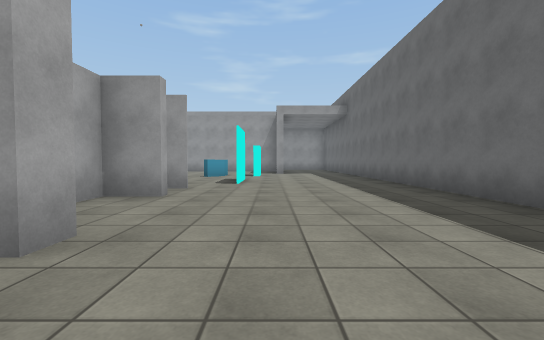
view 1 (above)

16 first-person views from a walk through a scene from a Unity 3-D project. The camera is 1.2 m above the floor, tilts 2° down and sees 90° across. The floor is counted in squares, 2 m on a side. Each view is taken from the middle of a square. On the plan, view 1 faces up. The plan holds only what a view shows up to about 9 squares ahead; the rest is blank. The place goes on beyond the plan. The player character is not drawn. Some animated figures are left out. Some surface patterns are stand-ins.

view 2
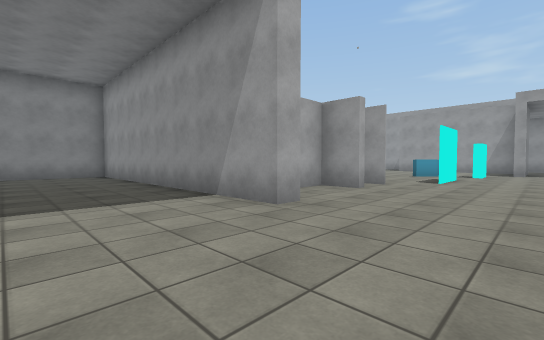

view 3
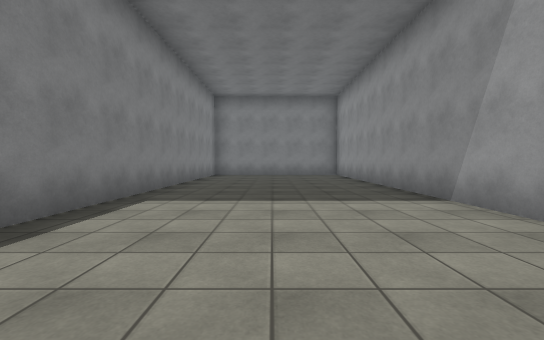

view 4
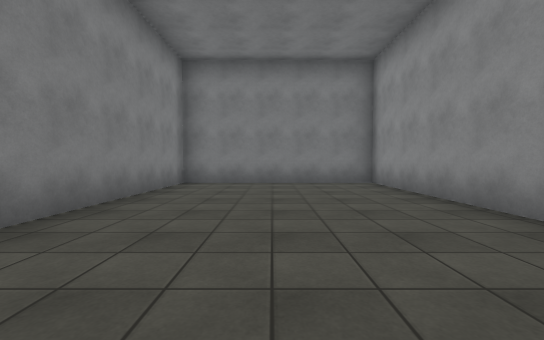

view 5
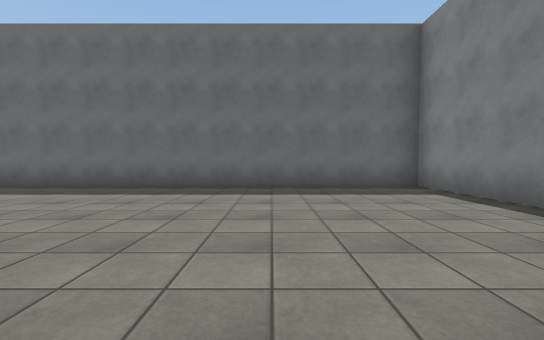

view 6
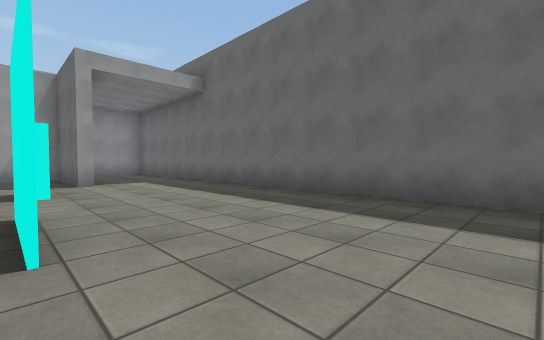

view 7
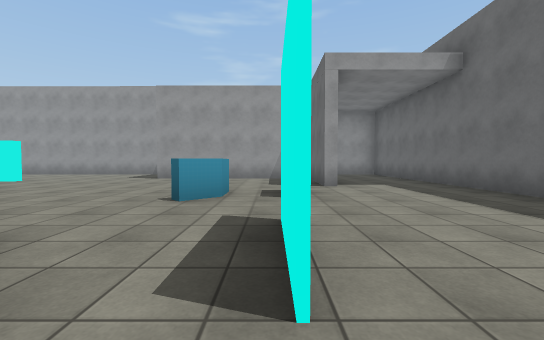

view 8
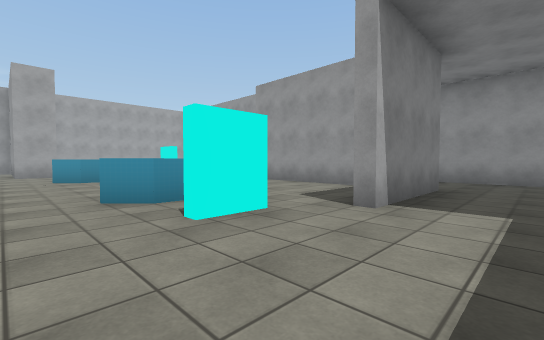

view 9
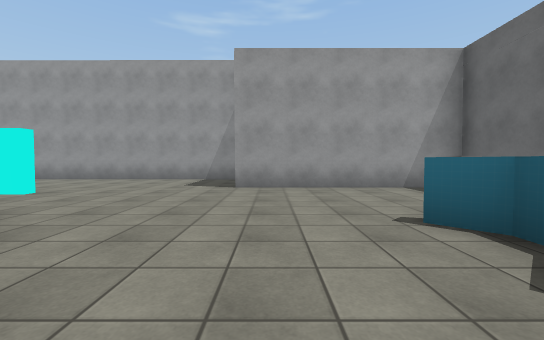

view 10
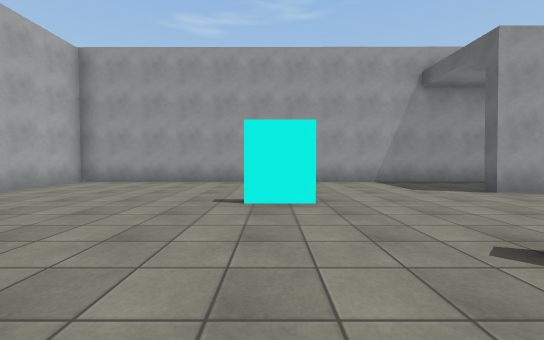

view 11
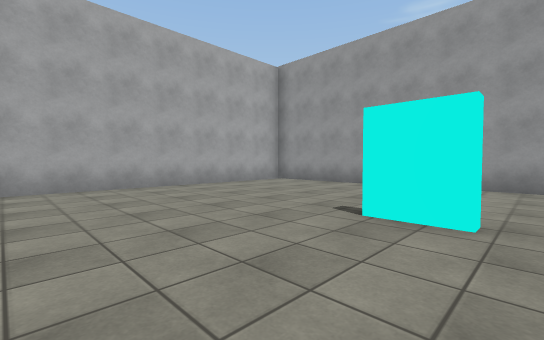

view 12
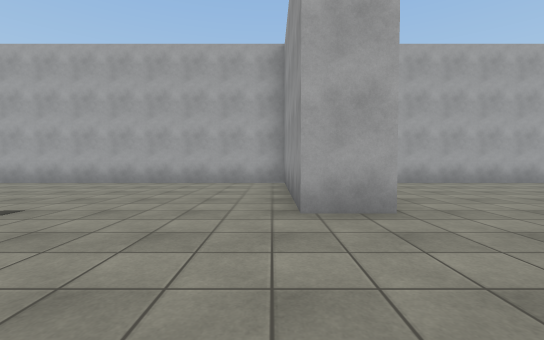

view 13
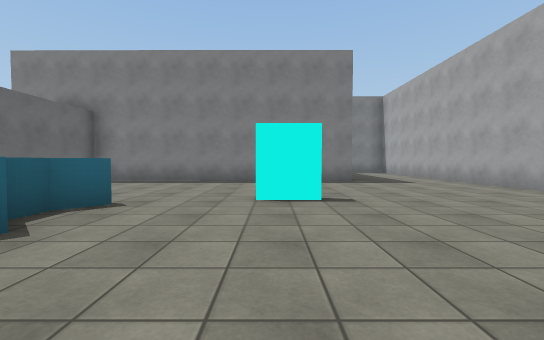

view 14
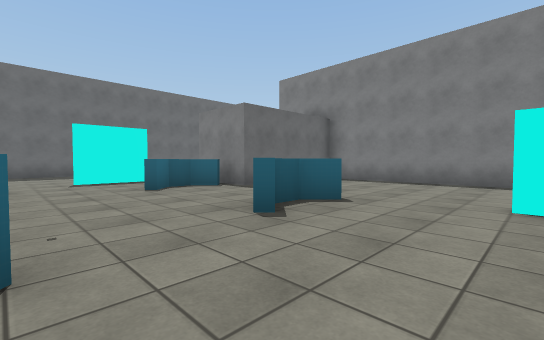

view 15
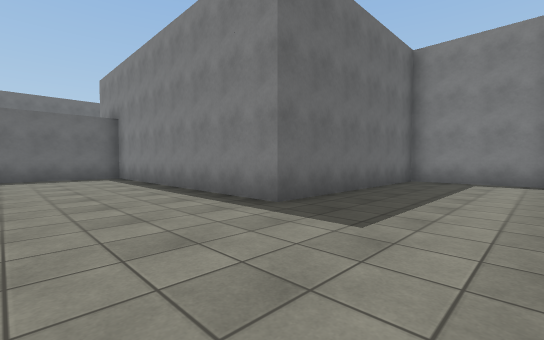

view 16
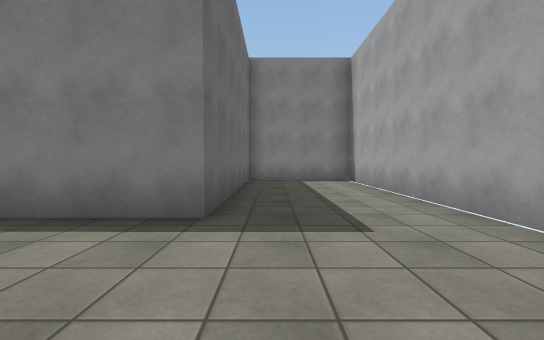

### Floor plan
Points are (right, up) in squares from view 1. A wall is a line through its corners. A room is listed if a view was taken in it or the views show most of it. See-through windows are left out.
Room 1 (views 1, 2, 3, 4, 5, 6, 7, 8, 9, 10, 11, 12, 13, 14, 15, 16)
walls: (-2.6, 5.9) (-1.8, 5.9); (-1.8, 5.8) (-2.4, 5.8); (-1.8, 4.5) (-2.8, 4.5) (-2.8, 3.6); (-0.9, 6.9) (-0.9, 8.8) (-0.9, 6.9); (-9.9, 5.9) (-8.8, 5.9); (-1.6, 2.2) (-1.6, 1.7) (-10.3, 1.7) (-10.3, -3.4) (-1.3, -3.4); (-10.1, 10.5) (-10.1, 9.3) (-14, 9.3); (-8.4, 13.8) (-9.5, 13.8); (-14.4, 9.4) (-14.4, -3.4) (-11.3, -3.4) (-11.3, 2.2) (-3.9, 2.2) (-3.9, 5.9); (0.5, 15.2) (0.5, 12.3) (0.2, 12.3) (0.2, 15) (-4.9, 15.1); (-3, 17.7) (-14.4, 17.7) (-14.4, 11); (0.4, -3.4) (3.4, -3.4) (3.4, 15.1); (2.1, 17.6) (-0.1, 17.6)
objects: other object (-7, 6); other object (-7, 8); other object (-7, 10); other object (-7, 11); other object (-6, 7); other object (-3, 6); other object (-3, 7); other object (-3, 8); other object (-2, 10); other object (-2, 11)

Where each view was taken, in squares from view 1:
view 1: 0 up, 0 right, facing up
view 2: 1 down, 1 right, facing up-left
view 3: 1 down, 1 right, facing left
view 4: 1 down, 3 left, facing left
view 5: 0 up, 3 left, facing right
view 6: 5 up, 1 left, facing up-right
view 7: 6 up, 1 left, facing up
view 8: 9 up, 2 right, facing up-left
view 9: 9 up, 4 left, facing up
view 10: 10 up, 9 left, facing up
view 11: 11 up, 8 left, facing up-left
view 12: 9 up, 7 left, facing left
view 13: 10 up, 9 left, facing down
view 14: 10 up, 9 left, facing down-right
view 15: 5 up, 14 left, facing down-right
view 16: 5 up, 12 left, facing down
